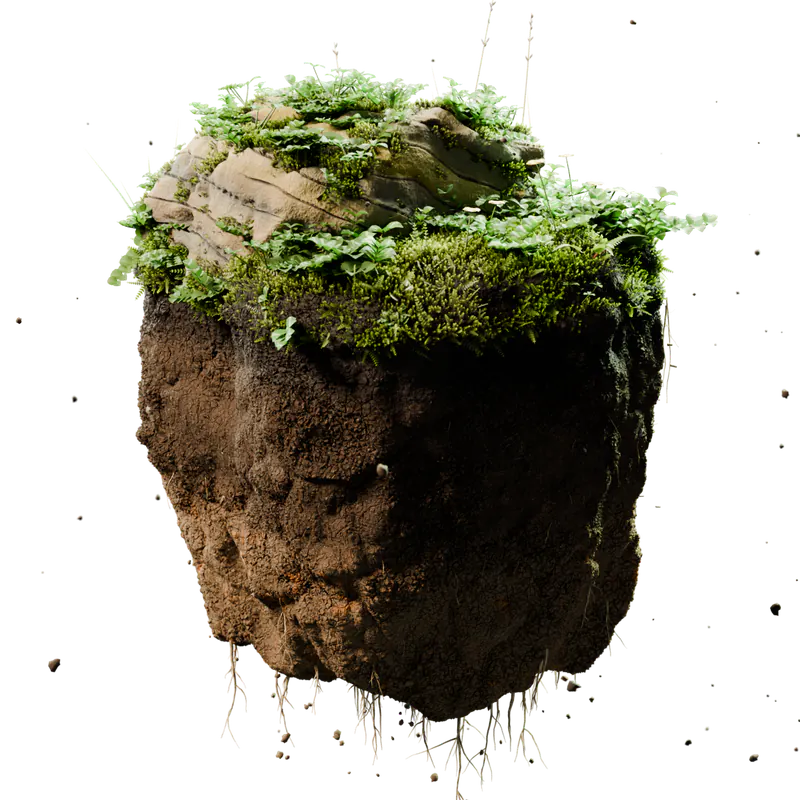
#> input picture site/work/mossline/seq/hero-m/0072.webp, 800 x 800 px
$ python -i convert_frames.py   (imports and definitions only)
#> lines starting #> are read from the running program, lines starting #| are printed output that depends on the picture; after the words box and inside, x2 and y2 are one past the last pixel; in counts of white or black regions, pixels touching at a corner belong together
#> in cut, im is the input picture: PIL image 800x800 RGBA; mean R, G, B, A 41.2, 38.9, 26, 111.6
# Mossline v3 · convert rendered PNG frames to WebP (desktop + mobile).
#   python3 convert_frames.py hero|cut
# Delivery ("Balanced", Pedro 2026-10-21): the brief's 45 KB/frame was not reachable at this level of detail.
# hero: RGBA render 1200 → 1000 px (q58, lossy alpha) → seq/hero; 720 px → seq/hero-m. All 96 frames.
# cut:  composited over the page background ramp (forest → studio), darkened to #080d0b over frames 150-159;
#       all 160 frames (the player snaps to the nearest frame, no crossfade);
#       1600×900 → 1280×720 (q60) → seq/cut; centre 900×900 → 600 px → seq/cut-m
import sys, os, subprocess, glob
from concurrent.futures import ProcessPoolExecutor
from PIL import Image

from collections import deque
import numpy as np

HERE = os.path.dirname(os.path.abspath(__file__))
OUT = os.path.normpath(os.path.join(HERE, '..', 'seq'))
BG0, BG1 = (15, 31, 16), (8, 13, 11)

def seg(x, a, b): return max(0.0, min(1.0, (x - a) / (b - a)))
def ss(x): return x * x * (3 - 2 * x)
def bg(f):
    t = ss(seg(f, 20, 150))
    return tuple(round(a + (b - a) * t) for a, b in zip(BG0, BG1))

def build_droplets():
    """Extract the floating rock droplets (CrumbsDrift) from hero frame 72, aligned to cut frame 0 (1600x900)."""
    p72 = os.path.join(HERE, 'renders', 'hero', '0072.png')
    if not os.path.exists(p72):
        return None
    arr = np.array(Image.open(p72).convert('RGBA'))
    mask = arr[:, :, 3] > 8
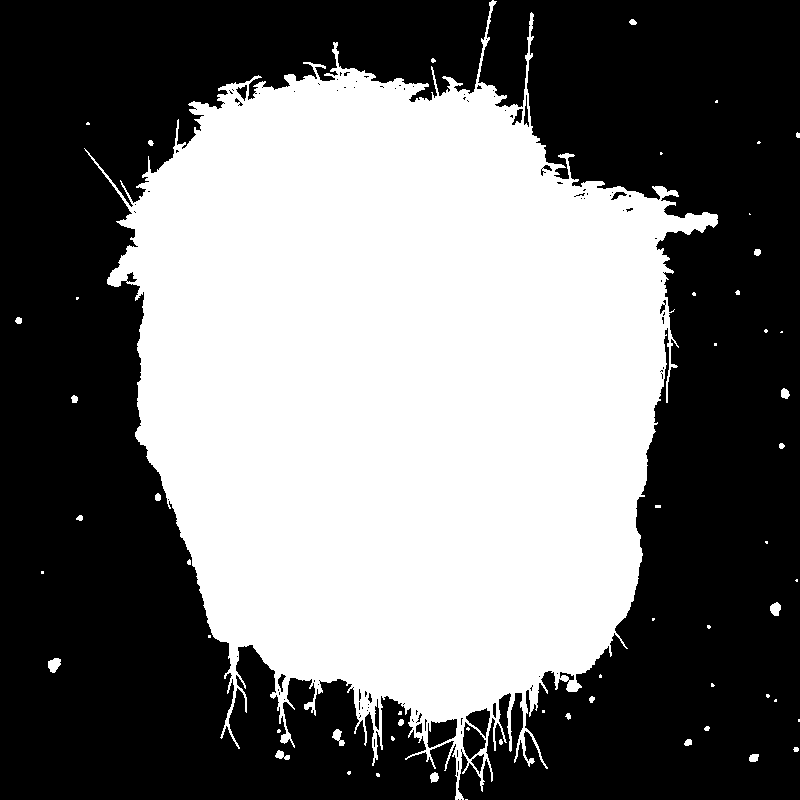
#> mask: shape (800, 800) bool; 45% white; 57 white regions (34 under 20 px), largest, box (x1, y1, x2, y2) and area: (84, 0, 718, 800) 286457, (48, 658, 61, 673) 139, (770, 602, 781, 616) 113
    H, W = mask.shape
#> H = 800; W = 800
    visited = np.zeros_like(mask, dtype=bool)
    comps = []
    for y in range(H):
        for x in range(W):
            if mask[y, x] and not visited[y, x]:
                q = deque([(y, x)])
                visited[y, x] = True
                pts = []
                while q:
                    cy, cx = q.popleft()
                    pts.append((cx, cy))
                    for dy in (-1, 0, 1):
                        for dx in (-1, 0, 1):
                            ny, nx = cy + dy, cx + dx
                            if 0 <= ny < H and 0 <= nx < W and mask[ny, nx] and not visited[ny, nx]:
                                visited[ny, nx] = True
                                q.append((ny, nx))
                comps.append(pts)
    comps.sort(key=len, reverse=True)
    rock_mask = np.zeros((H, W), dtype=bool)
    for cx, cy in comps[0]:
        rock_mask[max(0, cy - 3):min(H, cy + 4), max(0, cx - 3):min(W, cx + 4)] = True
#> rock_mask: shape (800, 800) bool; 48.3% white; 1 white region, box (x1, y1, x2, y2) and area: (81, 0, 721, 800) 309158
    droplet_rgba = arr.copy()
    droplet_rgba[rock_mask] = 0
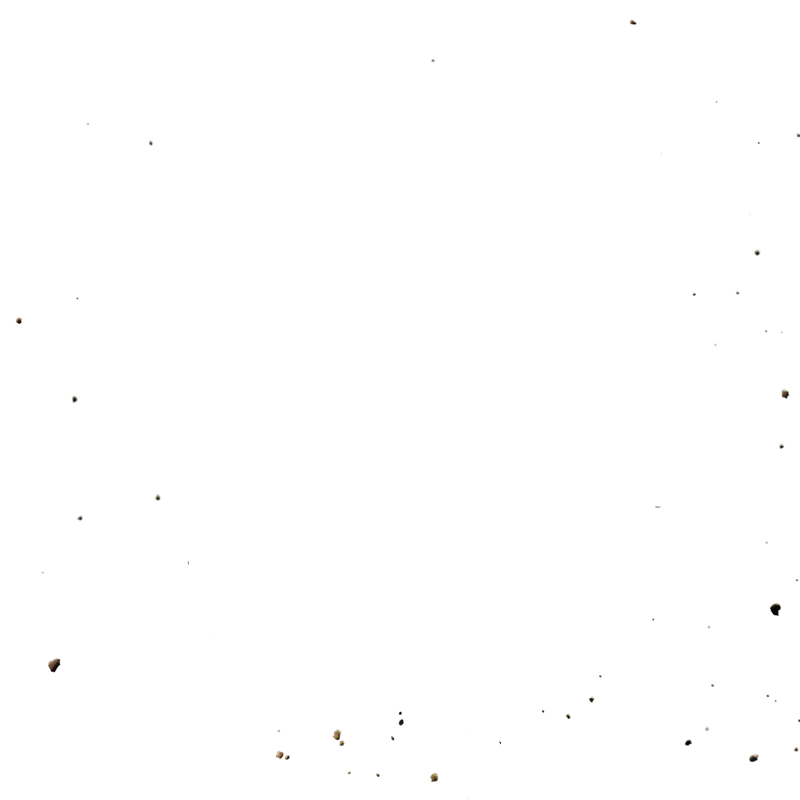
#> droplet_rgba: shape (800, 800, 4); mean R, G, B, A 4.1, 4, 3.9, 0.3; transparent parts drawn white
    sw, sh = 1091, 1091
    d_im = Image.fromarray(droplet_rgba).resize((sw, sh), Image.LANCZOS)
    canvas = Image.new('RGBA', (1600, 900), (0, 0, 0, 0))
#> canvas: PIL image 1600x900 RGBA; every value is 0
    canvas.paste(d_im, (800 - sw // 2 - 1, 450 - sh // 2 - 1))
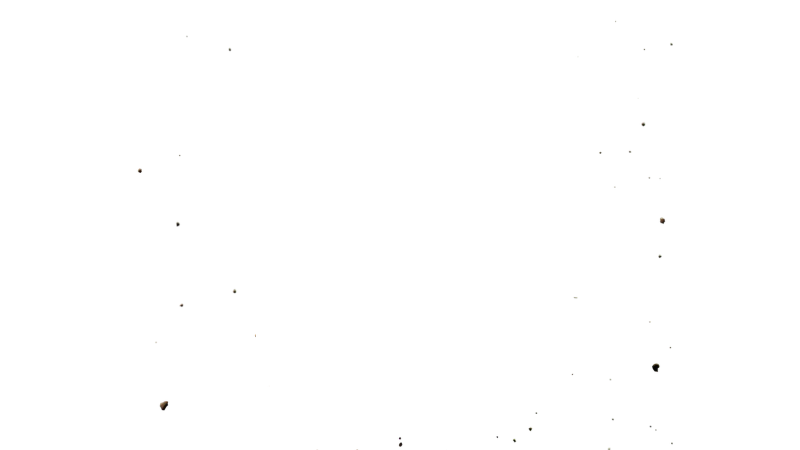
#> canvas: PIL image 1600x900 RGBA (shown at 1/2 size); mean R, G, B, A 0.2, 0.2, 0.2, 0.2; transparent parts drawn white
    return canvas

DROPLETS = None

def get_droplets():
    global DROPLETS
    if DROPLETS is None:
        DROPLETS = build_droplets()
    return DROPLETS

def webp(img, path, q, alpha=False, alpha_q=90):
    tmp = path + '.png'
    img.save(tmp)
    args = ['cwebp', '-quiet', '-q', str(q), '-m', '6', '-sharp_yuv']
    if alpha:
        args += ['-alpha_q', str(alpha_q)]
    subprocess.run(args + [tmp, '-o', path], check=True)
    os.remove(tmp)

def hero(png):
    f = int(os.path.basename(png)[:4])
    im = Image.open(png).convert('RGBA')
    webp(im if im.size == (1200, 1200) else im.resize((1200, 1200), Image.LANCZOS), os.path.join(OUT, 'hero', f'{f:04d}.webp'), 82, alpha=True, alpha_q=92)
    webp(im.resize((800, 800), Image.LANCZOS), os.path.join(OUT, 'hero-m', f'{f:04d}.webp'), 78, alpha=True, alpha_q=90)

def cut(png):
    f = int(os.path.basename(png)[:4])
    im = Image.open(png).convert('RGBA')
    base = Image.new('RGBA', im.size, bg(f) + (255,))
    # Keep the floating rock droplets visible in #how: composite them around the specimen with a subtle drift
    droplets = get_droplets()
    if droplets is not None:
        # Fade gently during the deep close-up (54-100), then return when the camera pulls back (100-148)
        fade = 1.0 - 0.65 * ss(seg(f, 44, 62)) * (1.0 - ss(seg(f, 102, 118)))
        fade *= 1.0 - ss(seg(f, 148, 158))
        if fade > 0.01:
            dx = round(-18 * ss(seg(f, 0, 40)))
            dy = round((f * 0.45) % 28)
            dr = droplets.copy()
            if fade < 0.99:
                r, g, b, a = dr.split()
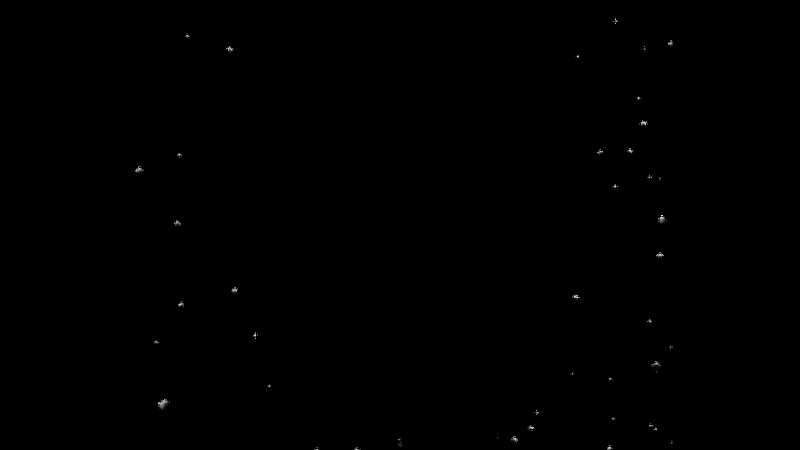
#> r: PIL image 1600x900 L (shown at 1/2 size); min 0, max 255, mean 0.2
                a = a.point(lambda p: round(p * fade))
                dr = Image.merge('RGBA', (r, g, b, a))
            shifted = Image.new('RGBA', im.size, (0, 0, 0, 0))
#> shifted: PIL image 800x800 RGBA; every value is 0
            shifted.paste(dr, (dx, dy))
            base.alpha_composite(shifted)
    base.alpha_composite(im)
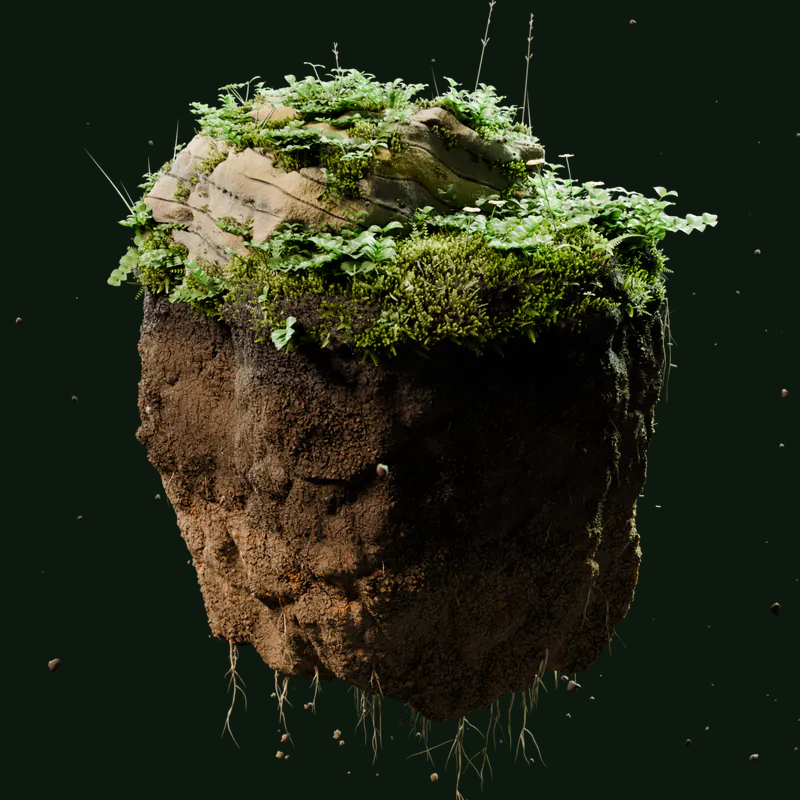
#> base: PIL image 800x800 RGBA; mean R, G, B, A 37.6, 42.2, 24.5, 255
    rgb = base.convert('RGB')
    k = ss(seg(f, 150, 159))
    if k > 0:
        rgb = Image.blend(rgb, Image.new('RGB', rgb.size, BG1), k)
    webp(rgb if rgb.size == (1600, 900) else rgb.resize((1600, 900), Image.LANCZOS), os.path.join(OUT, 'cut', f'{f:04d}.webp'), 80)
#> in webp, `img.save(tmp)`:
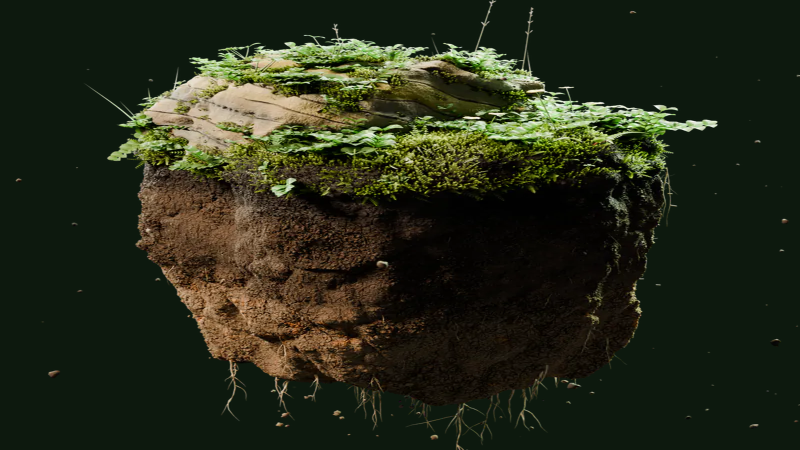
#> saved as 0072.webp.png: PIL image 1600x900 RGB (shown at 1/2 size); mean R, G, B 37.6, 42.3, 24.6
    sq = rgb.crop((350, 0, 1250, 900)).resize((720, 720), Image.LANCZOS)
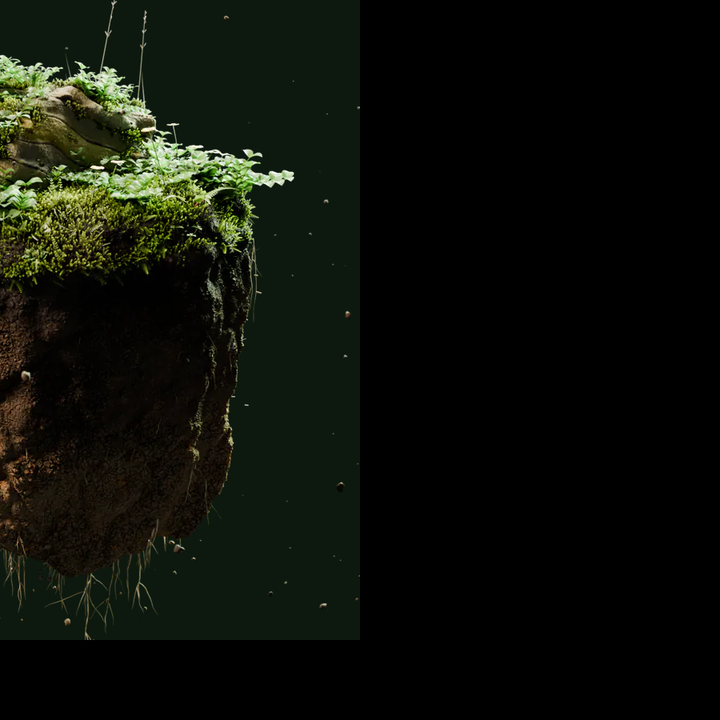
#> sq: PIL image 720x720 RGB; mean R, G, B 12.8, 15.8, 8.7
    webp(sq, os.path.join(OUT, 'cut-m', f'{f:04d}.webp'), 78)

# [14 lines not run here, left out]

>>> result = cut('../seq/hero-m/0072.webp')

$ run again, on site/work/mossline/seq/hero-m/0006.webp
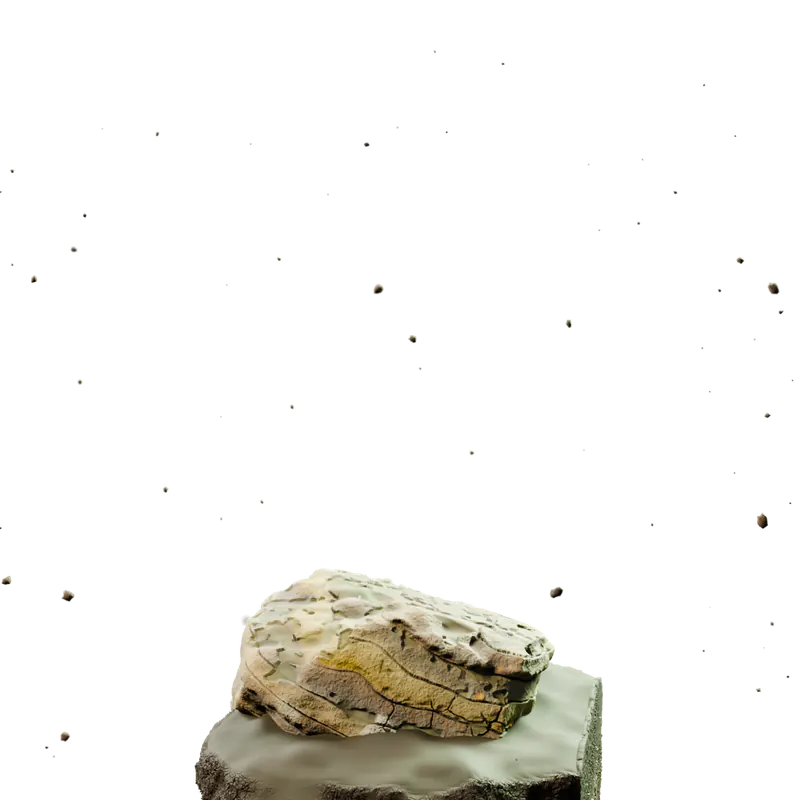
#> input picture site/work/mossline/seq/hero-m/0006.webp, 800 x 800 px
#> in cut, im is the input picture: PIL image 800x800 RGBA; mean R, G, B, A 20.6, 19.6, 16.1, 29.7
#> in webp, `img.save(tmp)`:
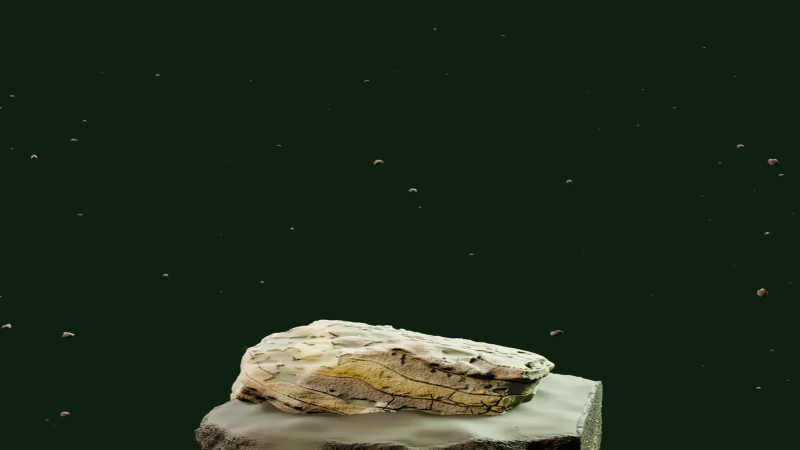
#> saved as 0006.webp.png: PIL image 1600x900 RGB (shown at 1/2 size); mean R, G, B 30.3, 43.5, 26.9
#> in cut, `sq = rgb.crop((350, 0, 1250, 900)).resize((720, 720), Image.LANCZOS)`:
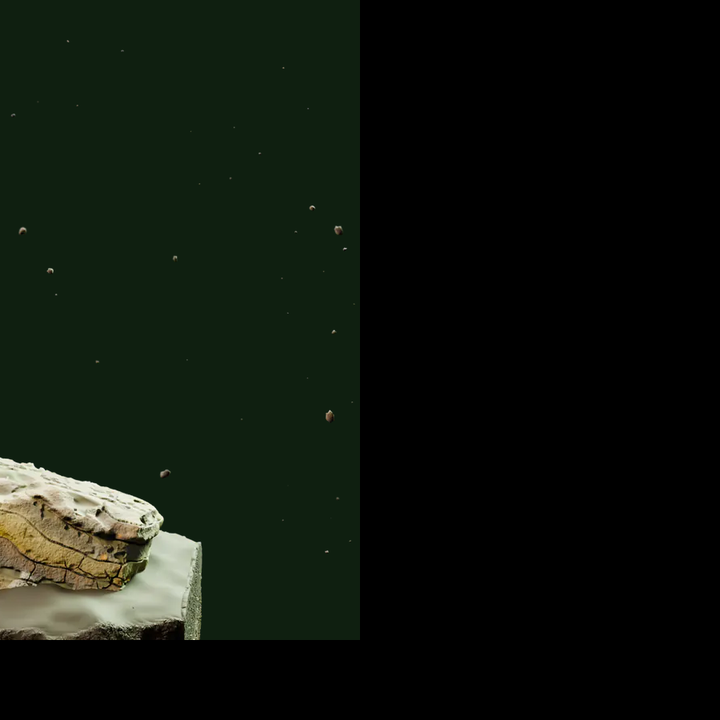
#> sq: PIL image 720x720 RGB; mean R, G, B 14.2, 20, 12.6

$ run again, on site/work/mossline/seq/hero-m/0010.webp
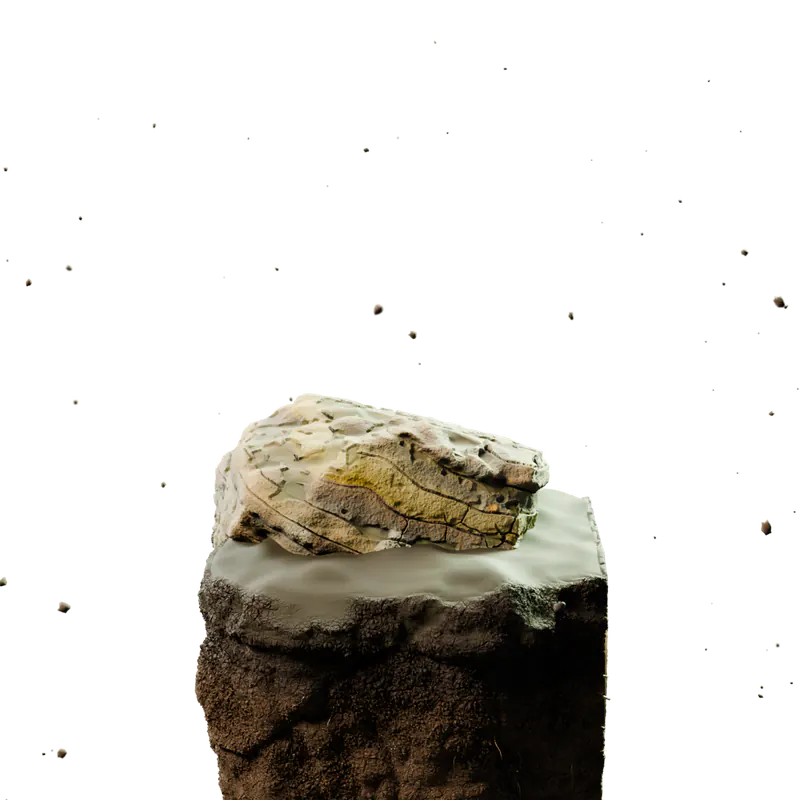
#> input picture site/work/mossline/seq/hero-m/0010.webp, 800 x 800 px
#> in cut, im is the input picture: PIL image 800x800 RGBA; mean R, G, B, A 23.8, 21.7, 17.3, 58.5
#> in webp, `img.save(tmp)`:
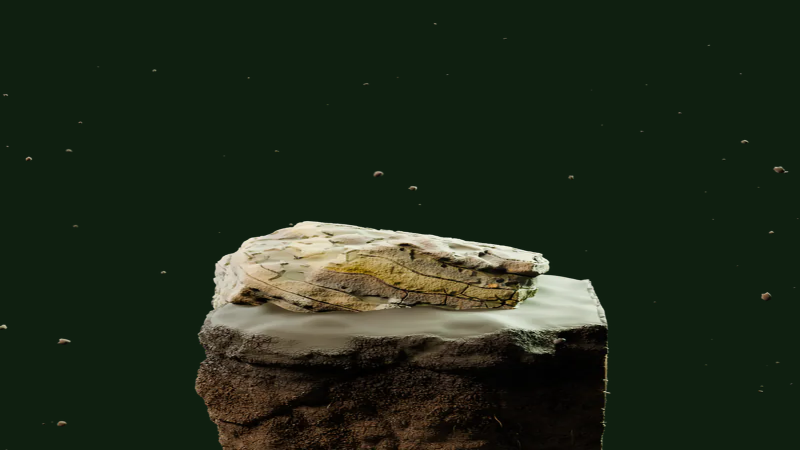
#> saved as 0010.webp.png: PIL image 1600x900 RGB (shown at 1/2 size); mean R, G, B 31.6, 41.8, 26.2
#> in cut, `sq = rgb.crop((350, 0, 1250, 900)).resize((720, 720), Image.LANCZOS)`:
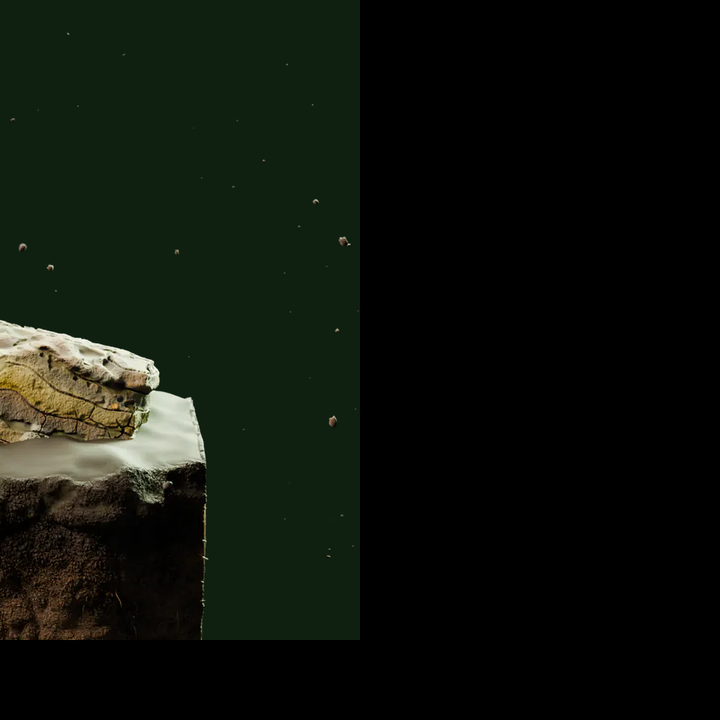
#> sq: PIL image 720x720 RGB; mean R, G, B 13.8, 18.3, 11.4
